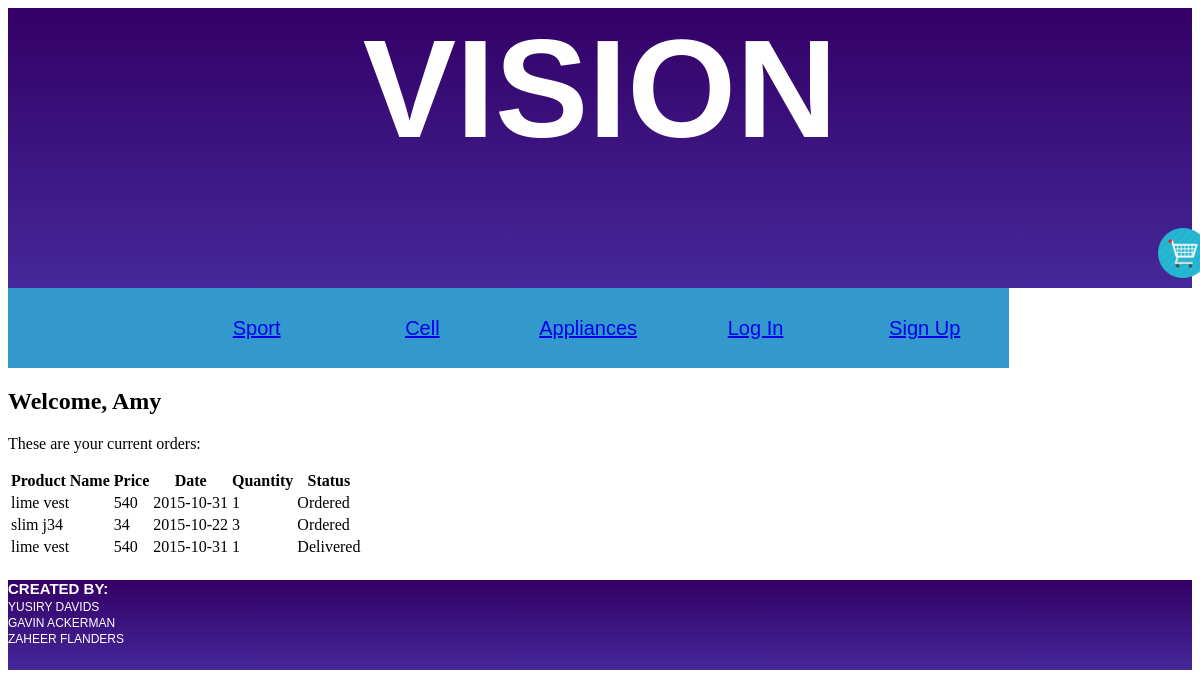
The app's page /dashboard.php?id=4 with its own data.
### tables this page shows
CREATE TABLE IF NOT EXISTS `customer` (
  `Customer_Id` int(10) NOT NULL,
  `FName` varchar(20) NOT NULL,
  `LName` varchar(20) NOT NULL,
  `Phone` varchar(10) NOT NULL,
  `Email` varchar(50) NOT NULL,
  `Street` varchar(20) NOT NULL,
  `City` varchar(20) NOT NULL,
  `Postal_Code` int(5) NOT NULL,
  `Age` int(2) NOT NULL,
  `Password` varchar(10) NOT NULL
);

CREATE TABLE IF NOT EXISTS `delivery` (
  `Delivery_Id` int(10) NOT NULL,
  `Ord_Id` int(10) NOT NULL,
  `Cus_Id` int(10) NOT NULL,
  `Delivery_Date` date NOT NULL,
  `Delivery_Quantity` int(5) NOT NULL,
  `Price` float NOT NULL,
  `Cus_Street` varchar(30) NOT NULL,
  `Cus_City` varchar(30) NOT NULL
);

CREATE TABLE IF NOT EXISTS `product` (
  `Product_Id` int(10) NOT NULL,
  `Description` varchar(200) NOT NULL,
  `Product_Name` varchar(20) NOT NULL,
  `Sup_Id` int(10) NOT NULL,
  `Product_Price` float NOT NULL,
  `refCategoryId` int(10) NOT NULL,
  `active` tinyint(1) NOT NULL,
  `featured` tinyint(1) NOT NULL,
  `quantity` int(10) NOT NULL,
  `ImageLocation` varchar(60) NOT NULL
);

### dashboard.php (the view, shortened to what this page needs)
<?php
	include_once("layout/header.php");
	include_once("include/shoppingcart.php");
	$ID = $_SESSION["UserID"];
	$sqlUser = "SELECT * FROM customer WHERE Customer_Id = $ID";
	$rstUser = $db->query($sqlUser);
	$rowUser = $rstUser->fetch_assoc();
	$strHTML = "<h2>Welcome, " . $rowUser["FName"] . "</h2>
		<p>These are your current orders:<p>";
	$sqlOrders = "SELECT Price, Date, customer_order.Quantity, Product_Name
						FROM customer_order INNER JOIN product ON customer_order.Prod_Id = Product_Id
						WHERE Cus_ID = $ID";
	$sqlDelivered = "SELECT delivery.Price, Delivery_Date, Delivery_Quantity, Product_Name
							FROM delivery INNER JOIN customer_order ON delivery.Ord_Id = customer_order.Order_Id
							INNER JOIN product ON customer_order.Prod_Id = Product_Id
							WHERE delivery.Cus_ID = $ID";
	if(!$rstOrders = $db->query($sqlOrders)){
		die("Error when running order query, " . $db->error);
	}
	if(!$rstDelivered = $db->query($sqlDelivered)){
		die("Error when running the delivered query, " . $db->error);
	};
	$strOrdersHTML = "<table id='dashboardTbl'>
					<tr>
						<th>Product Name</th>
						<th>Price</th>
						<th>Date</th>
						<th>Quantity</th>
						<th>Status</th>
					</tr>";
	while($rowOrders = $rstOrders->fetch_assoc()){
		$strOrdersHTML .= "<tr>
				<td>" . $rowOrders["Product_Name"] . "</td>
				<td>" . $rowOrders["Price"] . "</td>
				<td>" . $rowOrders["Date"] . "</td>
				<td>" . $rowOrders["Quantity"] . "</td>
				<td>Ordered</td>
			</tr>";
	}
	while($rowDelivered = $rstDelivered->fetch_assoc()){
		$strOrdersHTML .= "<tr>
		<td>" . $rowDelivered["Product_Name"] . "</td>
				<td>" . $rowDelivered["Price"] . "</td>
				<td>" . $rowDelivered["Delivery_Date"] . "</td>
				<td>" . $rowDelivered["Delivery_Quantity"] . "</td>
				<td>Delivered</td>
			</tr>";
	}
	$strOrdersHTML .= "</table>";
	echo $strHTML;
	echo $strOrdersHTML;
	include_once("layout/footer.php");
?>

### records on screen
customer: FName "Amy"
delivery: product.Product_Name "lime vest", Price "540", Delivery_Date "2015-10-31", Delivery_Quantity "1"

### other values on screen
$rowOrders["Product_Name"] "lime vest"
$rowOrders["Price"] "540"
$rowOrders["Date"] "2015-10-31"
$rowOrders["Quantity"] "1"
$rowOrders["Product_Name"] "slim j34"
$rowOrders["Price"] "34"
$rowOrders["Date"] "2015-10-22"
$rowOrders["Quantity"] "3"
